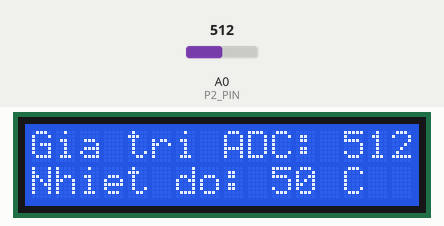
Bench run of a sketch on a simulated Arduino Uno, built with avr-gcc and run on an emulated ATmega328P. On the bench: 16×2 character LCD. The test bench sets the inputs (shaded band); at power-on: A0 (P2_PIN) = 512.

Above: at 1.2 s.
1.3 s: A0 (P2_PIN) set to 716
At 3.2 s:
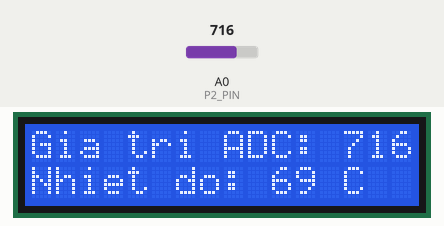
3.5 s: A0 (P2_PIN) set to 900
At 5.2 s:
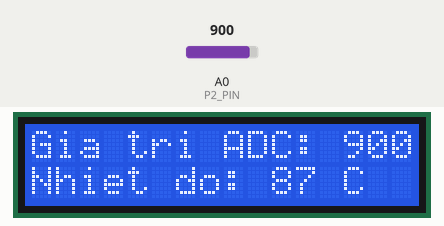
5.5 s: A0 (P2_PIN) set to 1023
At 7.5 s:
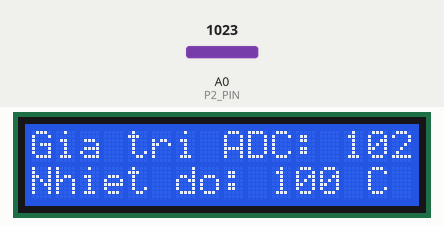
Timing chart, 0 to 9.0 s (numbered marks = the images above; inputs shaded):
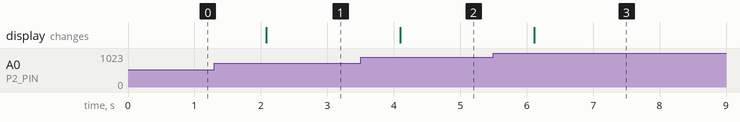

The sketch:

Cau15-LCD-quangtro-nhietdo.ino
```cpp
#include <LiquidCrystal.h>

// RS = 12, E = 11, D4 = 4, D5 = 5, D6 = 6, D7 = 7
LiquidCrystal lcd(12, 11, 4, 5, 6, 7);

const int P2_PIN = A0;
int analogValue = 0;
int nhietDo = 0;

void setup() {
  lcd.begin(16, 2);
}

void loop() {
  analogValue = analogRead(P2_PIN);
  nhietDo = map(analogValue, 0, 1023, 0, 100);

  lcd.clear();
  lcd.setCursor(0, 0);
  lcd.print("Gia tri ADC: ");
  lcd.print(analogValue);

  lcd.setCursor(0, 1);
  lcd.print("Nhiet do: ");
  lcd.print(nhietDo);
  lcd.print(" C");

  delay(1000);
}
```

Measured:
- after the input at 1.3 s, the display: changes after 0.78 s (image 1)
- after the input at 3.5 s, the display: changes after 0.60 s (image 2)
- after the input at 5.5 s, the display: changes after 0.61 s (image 3)
